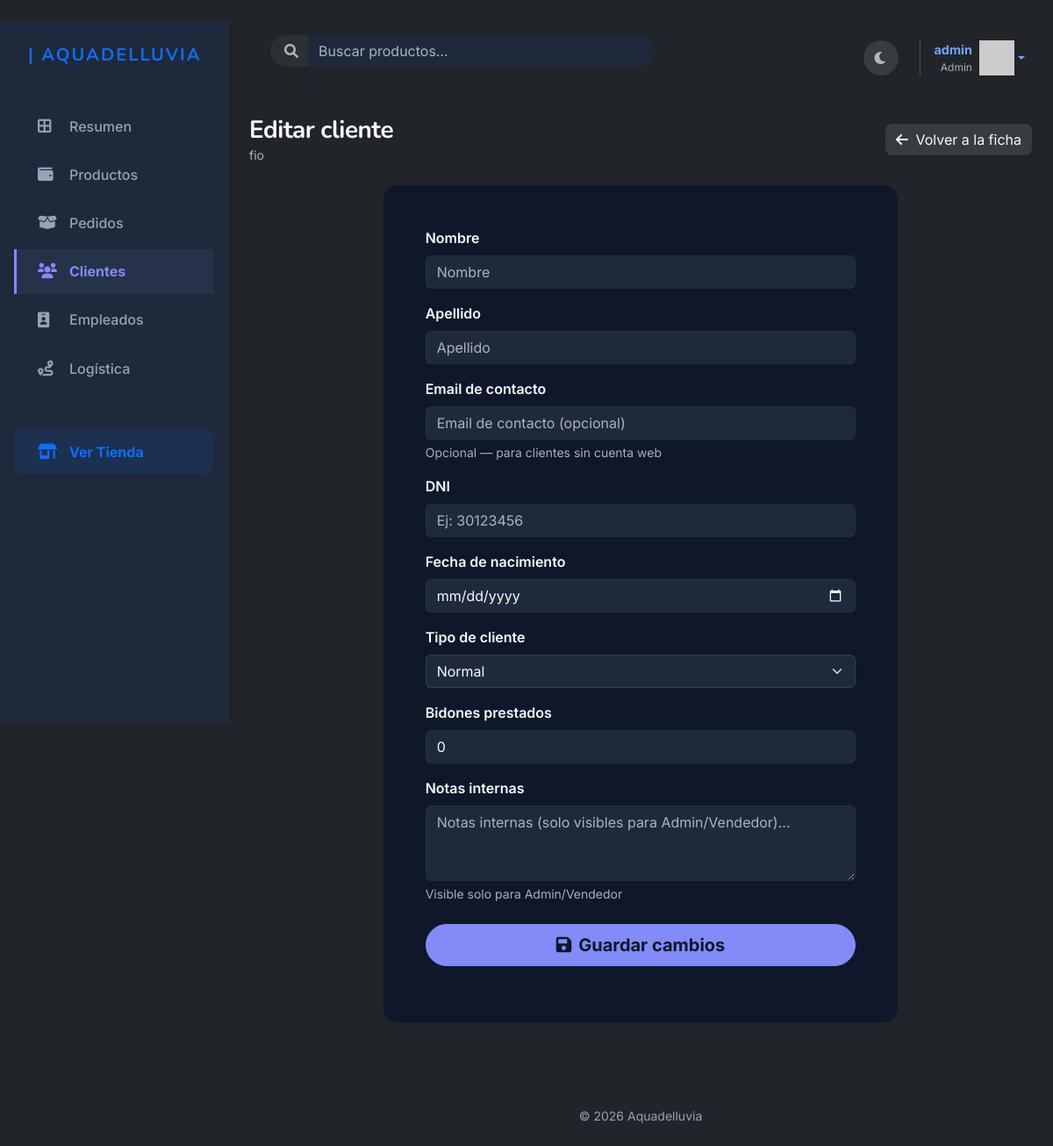
Screenshot of /clientes/2/editar/ (signed in) with the database file from the repository.
### apps/autenticacion/models.py (models this page shows, shortened)
class Usuario(AbstractUser):
    imagen_perfil = models.ImageField(upload_to='perfiles/', null=True, blank=True,default='usuarios/default.jpg')
    email = models.EmailField(unique=True)
    celular1 = models.CharField(max_length=20, null=True, blank=True)
    celular2 = models.CharField(max_length=20, null=True, blank=True)

### apps/clientes/models.py (models this page shows, shortened)
class Cliente(models.Model):
    usuario          = models.OneToOneField(
        'autenticacion.Usuario',
        on_delete=models.SET_NULL,
        null=True,
        blank=True,
        related_name='perfil_cliente',
        verbose_name='Cuenta de usuario'
    )
    nombre           = models.CharField(
        max_length=100,
        blank=True,
        verbose_name='Nombre'
    )
    apellido         = models.CharField(
        max_length=100,
        blank=True,
        verbose_name='Apellido'
    )
    email_contacto   = models.EmailField(
        blank=True,
        verbose_name='Email de contacto',
        help_text='Opcional — para clientes sin cuenta web'
    )
    dni              = models.CharField(
        max_length=15,
        unique=True,
        null=True,
        blank=True,
        verbose_name='DNI'
    )
    fecha_nacimiento = models.DateField(
        null=True,
        blank=True,
        verbose_name='Fecha de nacimiento'
    )
    fecha_alta       = models.DateField(
        auto_now_add=True,
        verbose_name='Fecha de alta'
    )
    tipo_cliente     = models.CharField(
        max_length=10,
        choices=TIPO_CLIENTE_CHOICES,
        default='Normal',
        verbose_name='Tipo de cliente'
    )
    bidones_prestados = models.PositiveIntegerField(
        default=0,
        verbose_name='Bidones prestados'
    )
    permite_fiado    = models.BooleanField(
        default=False,
        verbose_name='Permite fiado',
        help_text='Habilitado automáticamente para clientes Premium'
    )
    notas_internas   = models.TextField(
        blank=True,
        verbose_name='Notas internas',
        help_text='Visible solo para Admin/Vendedor'
    )
    class Meta:
        ordering = ['apellido', 'nombre']
        verbose_name = 'Cliente'
        verbose_name_plural = 'Clientes'
    def nombre_completo(self):
        if self.usuario_id:
            nombre_user = self.usuario.get_full_name()
            return nombre_user if nombre_user.strip() else self.usuario.username
        partes = [p for p in [self.nombre, self.apellido] if p]
        return ' '.join(partes) if partes else f'Cliente #{self.pk}'

### apps/clientes/views.py (the view)
# urls.py: path('<int:pk>/editar/',              views.editar_cliente,           name='editar_cliente'),
@login_required
def editar_cliente(request, pk):
    if not es_admin_o_vendedor(request.user):
        messages.error(request, 'No tenés permiso para editar clientes.')
        return redirect('apps.clientes:listar_clientes')
    cliente = get_object_or_404(Cliente, pk=pk)
    if request.method == 'POST':
        form = ClienteForm(request.POST, instance=cliente)
        if form.is_valid():
            form.save()
            messages.success(request, 'Datos del cliente actualizados.')
            return redirect('apps.clientes:ver_cliente', pk=cliente.pk)
    else:
        form = ClienteForm(instance=cliente)
    return render(request, 'clientes/editar_cliente.html', {
        'form':    form,
        'cliente': cliente,
    })

### apps/autenticacion/templatetags/grupos.py (called while the page is built)
@register.filter(name='has_group')
def has_group(user, group_name):
    return user.groups.filter(name=group_name).exists()

### apps/carrito/context_processors.py (called while the page is built)
def carrito_total(request):
    total_items = 0
    if request.user.is_authenticated:
        carrito = Carrito.objects.filter(usuario=request.user).first()
        if carrito:
            total_items = carrito.total_items()
    return {'carrito_total_items': total_items}

### apps/carrito/models.py (called while the page is built)
    def total_items(self):
        return sum(item.cantidad for item in self.items.all())

### apps/clientes/views.py (called while the page is built)
def es_admin_o_vendedor(user):
    return user.is_superuser or user.groups.filter(name='Vendedor').exists()

### templates/clientes/editar_cliente.html (shortened to what this page needs)
﻿{% extends 'base_dashboard.html' %}
{% block content %}
<div class="container-fluid px-0">
    <div class="d-flex justify-content-between align-items-center mb-4">
        <div>
            <h1 class="h3 fw-bold mb-0 text-main">Editar cliente</h1>
            <p class="text-muted small mb-0">{{ cliente.nombre_completo }}</p>
        </div>
        <a href="{% url 'apps.clientes:ver_cliente' cliente.pk %}" class="btn btn-light border-0 shadow-sm rounded-3 hover-lift">
            <i class="fa-solid fa-arrow-left me-1"></i> Volver a la ficha
        </a>
    </div>
<div class="row justify-content-center">
    <div class="col-md-8">
        <div class="card border-0 shadow-sm rounded-4 bg-surface mb-5">
            <div class="card-body p-4 p-md-5">
                <form method="post">
                    {% for field in form %}
                    <div class="mb-3">
                        <label class="form-label fw-semibold">{{ field.label }}</label>
                        {{ field }}
                        {% if field.help_text %}
                            <div class="form-text text-muted">{{ field.help_text }}</div>
                        {% endif %}
                    </div>
                    {% endfor %}
                    <div class="d-grid mt-4">
                        <button type="submit" class="btn btn-primary btn-glow rounded-pill fw-bold btn-lg">
                            <i class="fa-solid fa-floppy-disk me-2"></i>Guardar cambios
                        </button>
                    </div>
                </form>
            </div>
        </div>
    </div>
</div>
</div>
{% endblock %}

### templates/base_dashboard.html (shortened to what this page needs)
{% load grupos %}
{% load static %}
<!DOCTYPE html>
<html lang="es" data-bs-theme="dark">
<head>
    <link href="https://cdn.jsdelivr.net/npm/bootstrap@5.3.8/dist/css/bootstrap.min.css" rel="stylesheet">
    <link rel="stylesheet" href="{% static 'style/dashboard.css' %}?v=8">
    <link rel="stylesheet" href="{% static 'style/productos.css' %}?v=6">
    <link rel="stylesheet" href="https://cdnjs.cloudflare.com/ajax/libs/font-awesome/6.0.0/css/all.min.css">
</head>
<body class="bg-body">
    <div id="main-wrapper">
        <aside id="sidebar" class="d-none d-lg-flex flex-column p-3 vh-100 sticky-top">
            <a href="{% url 'inicio' %}" class="navbar-brand d-flex align-items-center mb-4 mt-2 px-3 text-decoration-none">
                <span class="fs-5 fw-bold text-primary tracking-wide text-uppercase" style="letter-spacing: 2px;">| Aquadelluvia</span>
            </a>
            <ul class="nav flex-column mb-auto gap-1 mt-3">
                <li class="nav-item">
                    <a href="{% url 'dashboard' %}" class="sidebar-link {% if request.resolver_match.view_name == 'dashboard' %}active{% endif %}">
                        <i class="fa-solid fa-border-all"></i> Resumen
                    </a>
                </li>
                <li class="nav-item">
                    <a href="{% url 'apps.productos:listar_productos_admin' %}" class="sidebar-link {% if request.resolver_match.view_name == 'apps.productos:listar_productos_admin' %}active{% endif %}">
                        <i class="fa-solid fa-wallet"></i> Productos
                    </a>
                </li>
                {% if user.is_superuser or user|has_group:"Vendedor" %}
                <li class="nav-item">
                    <a href="{% url 'apps.pedidos:listar_pedidos' %}" class="sidebar-link {% if 'pedidos' in request.resolver_match.view_name %}active{% endif %}">
                        <i class="fa-solid fa-box-open"></i> Pedidos
                    </a>
                </li>
                <li class="nav-item">
                    <a href="{% url 'apps.clientes:listar_clientes' %}" class="sidebar-link {% if 'clientes' in request.resolver_match.view_name %}active{% endif %}">
                        <i class="fa-solid fa-users"></i> Clientes
                    </a>
                </li>
                <li class="nav-item">
                    <a href="{% url 'apps.empleados:listar_empleados' %}" class="sidebar-link {% if 'empleados' in request.resolver_match.view_name %}active{% endif %}">
                        <i class="fa-solid fa-id-badge"></i> Empleados
                    </a>
                </li>
                {% endif %}
                {% if user.is_superuser or user|has_group:"Vendedor" or user|has_group:"Repartidor" %}
                <li class="nav-item">
                    <a href="{% url 'apps.logistica:listar_rutas' %}" class="sidebar-link {% if 'logistica' in request.resolver_match.view_name %}active{% endif %}">
                        <i class="fa-solid fa-route"></i> Logística
                    </a>
                </li>
                {% endif %}
                <li class="nav-item mt-auto pt-3">
                    <a href="{% url 'inicio' %}" class="sidebar-link text-primary fw-bold bg-primary bg-opacity-10 mt-4 rounded-3" target="_blank">
                        <i class="fa-solid fa-shop"></i> Ver Tienda
                    </a>
                </li>
            </ul>
        </aside>
        <div id="page-content-wrapper">
            <header class="top-header">
                <form class="d-flex me-auto ms-3 d-none d-md-flex w-50" role="search" action="{% url 'apps.buscador:buscar_productos' %}" method="get">
                    <div class="input-group">
                        <span class="input-group-text bg-surface border-0 rounded-start-pill ps-3 text-muted"><i class="fa-solid fa-search"></i></span>
                        <input class="form-control bg-surface border-0 rounded-end-pill shadow-none" type="search" name="q" placeholder="Buscar productos..." aria-label="Buscar" value="{{ query}}">
                    </div>
                </form>
                <div class="d-flex align-items-center gap-3">
                    <button class="toggle-theme-btn btn btn-light rounded-circle border-0 shadow-sm text-muted" style="width: 40px; height: 40px;">
                        <i class="fa-solid fa-moon"></i>
                    </button>
                    <div class="ms-2 ps-3 border-start border-light-subtle d-flex align-items-center">
                        {% if user.is_authenticated %}
                            <div class="dropdown">
                                <a href="#" class="d-flex align-items-center text-decoration-none dropdown-toggle" id="dropdownUser" data-bs-toggle="dropdown" aria-expanded="false">
                                    <div class="text-end me-2 d-none d-md-block">
                                        <div class="fw-bold text-main" style="font-size: 0.9rem;">{{ user.username }}</div>
                                        <div class="text-muted" style="font-size: 0.75rem;">{% if user.is_superuser %}Admin{% else %}Usuario{% endif %}</div>
                                    </div>
                                    <img src="https://ui-avatars.com/api/?name={{ user.username }}&background=6466f1&color=fff&rounded=true" alt="" width="40" height="40" class="shadow-sm">
                                </a>
                            </div>
                        {% else %}
                            <a class="btn btn-outline-primary rounded-pill btn-sm fw-bold px-3" href="{% url 'apps.autenticacion:ingresar' %}">Ingresar</a>
                        {% endif %}
                    </div>
                </div>
            </header>
            <main class="container-fluid px-4 py-4 flex-grow-1">
                {% block content %}{% endblock %}
            </main>
            <footer class="footer mt-auto py-4 text-center">
                <div class="container-fluid px-4">
                    <span class="small">&copy; 2026 Aquadelluvia</span>
                </div>
            </footer>
        </div>
    </div>
</body>
</html>

### static/style/dashboard.css (style rules this page uses)
:root, [data-bs-theme="light"] { --bg-main: #F8FAFC; --bg-surface: #FFFFFF; --color-primary: #4338ca; --color-secondary: #6366f1; --color-accent: #ea580c; --text-main: #0f172a; --text-muted: #475569; --bs-info: #0284c7; --bs-info-rgb: 2, 132, 199; --bs-warning: #d97706; --bs-warning-rgb: 217, 119, 6; --bs-success: #16a34a; --bs-success-rgb: 22, 163, 74; --bs-danger: #dc2626; --bs-danger-rgb: 220, 38, 38; --sidebar-width: 260px; --sidebar-bg: #FFFFFF; --sidebar-border: #e2e8f0; --font-body: 'Inter', sans-serif; --font-heading: 'Nunito', sans-serif; --bs-body-bg: var(--bg-main); --bs-body-color: var(--text-main); --bs-primary: var(--color-primary); --bs-secondary: var(--color-secondary); }
[data-bs-theme="dark"] { --bg-main: #0F172A; --bg-surface: #1E293B; --color-primary: #818cf8; --color-secondary: #c7d2fe; --color-accent: #fbbf24; --text-main: #f8fafc; --text-muted: #94a3b8; --bs-info: #38bdf8; --bs-info-rgb: 56, 189, 248; --bs-warning: #fbbf24; --bs-warning-rgb: 251, 191, 36; --bs-success: #4ade80; --bs-success-rgb: 74, 222, 128; --bs-danger: #f87171; --bs-danger-rgb: 248, 113, 113; --sidebar-width: 260px; --sidebar-bg: #1E293B; --sidebar-border: rgba(255, 255, 255, 0.05); --bs-body-bg: var(--bg-main); --bs-body-color: var(--text-main); --bs-primary: var(--color-primary); --bs-secondary: var(--color-secondary); --bs-border-color: rgba(255, 255, 255, 0.05); }
body { background-color: var(--bs-body-bg); color: var(--bs-body-color); font-family: var(--font-body); transition: background-color 0.3s ease, color 0.3s ease; }
h1, h2, h3, h4, h5, h6, .navbar-brand { font-family: var(--font-heading); font-weight: 800; letter-spacing: -0.02em; }
h1 { font-size: 2.5rem; color: var(--color-primary); }
.hover-lift { transition: transform 0.3s ease, box-shadow 0.3s ease; }
.btn { transition: all 0.3s ease; }
.btn-glow { position: relative; }
[data-bs-theme="dark"] .btn-primary { background-color: var(--color-primary); border-color: var(--color-primary); color: var(--bg-main); }
[data-bs-theme="dark"] .btn-light { background-color: rgba(255, 255, 255, 0.1); color: var(--text-main); border-color: transparent; }
[data-bs-theme="dark"] .form-control, [data-bs-theme="dark"] .form-select { background-color: var(--bg-surface); border-color: rgba(255, 255, 255, 0.1); color: var(--text-main); }
#main-wrapper { display: flex; min-height: 100vh; }
#sidebar { width: var(--sidebar-width); background-color: var(--sidebar-bg); border-right: 1px solid var(--sidebar-border); flex-shrink: 0; transition: all 0.3s ease; }
#page-content-wrapper { flex-grow: 1; min-width: 0; display: flex; flex-direction: column; }
.sidebar-link { display: flex; align-items: center; padding: 0.85rem 1.5rem; color: var(--text-muted); font-weight: 500; text-decoration: none; transition: all 0.2s ease; border-left: 3px solid transparent; }
.sidebar-link i { width: 24px; margin-right: 12px; font-size: 1.1rem; }
.sidebar-link.active { color: var(--color-primary); border-left-color: var(--color-primary); background-color: rgba(67, 56, 202, 0.08); font-weight: 700; }
[data-bs-theme="dark"] .sidebar-link.active { background-color: rgba(129, 140, 248, 0.08); }
.top-header { background-color: transparent; padding: 1rem 2rem; display: flex; justify-content: flex-end; align-items: center; }
.footer { background-color: transparent !important; border-top: none !important; color: var(--text-muted) !important; }

### rows the page displays
Usuario: username "admin"
Cliente: nombre_completo "fio", form "Normal" "0"

### other values shown
{{ field.label }} "Nombre" "Apellido" "Email de contacto" "DNI" "Fecha de nacimiento" "Tipo de cliente" "Bidones prestados" "Notas internas"
{{ field.help_text }} "Opcional — para clientes sin cuenta web" "Visible solo para Admin/Vendedor"
